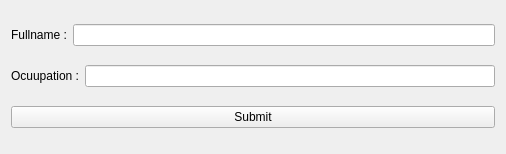
<?xml version="1.0" encoding="UTF-8"?>
<ui version="4.0">
 <class>Widget</class>
 <widget class="QWidget" name="Widget">
  <property name="geometry">
   <rect>
    <x>0</x>
    <y>0</y>
    <width>506</width>
    <height>154</height>
   </rect>
  </property>
  <property name="windowTitle">
   <string>Form</string>
  </property>
  <layout class="QVBoxLayout" name="verticalLayout">
   <item>
    <layout class="QHBoxLayout" name="horizontalLayout">
     <item>
      <widget class="QLabel" name="label">
       <property name="text">
        <string>Fullname :</string>
       </property>
      </widget>
     </item>
     <item>
      <widget class="QLineEdit" name="full_name_line_edit"/>
     </item>
    </layout>
   </item>
   <item>
    <layout class="QHBoxLayout" name="horizontalLayout_2">
     <item>
      <widget class="QLabel" name="label_2">
       <property name="text">
        <string>Ocuupation :</string>
       </property>
      </widget>
     </item>
     <item>
      <widget class="QLineEdit" name="occupation_line_edit"/>
     </item>
    </layout>
   </item>
   <item>
    <widget class="QPushButton" name="submit_button">
     <property name="text">
      <string>Submit</string>
     </property>
    </widget>
   </item>
  </layout>
 </widget>
 <resources/>
 <connections/>
</ui>
